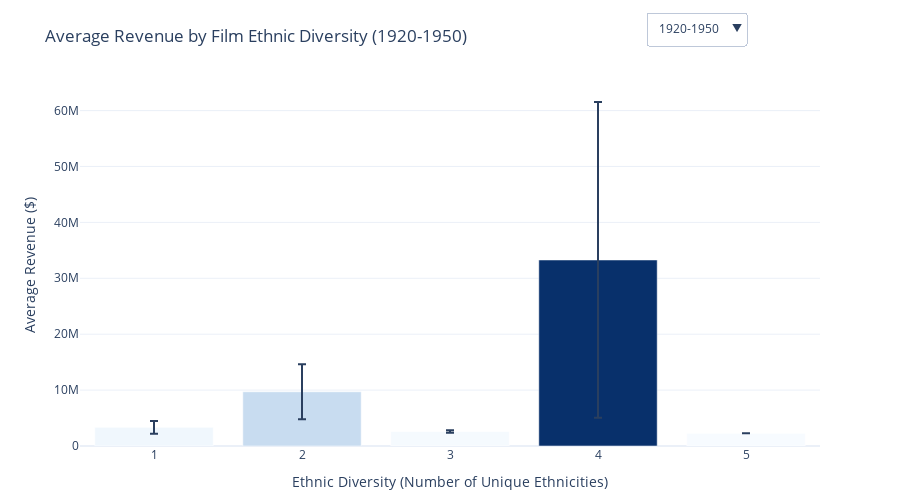

Source (notebook cell):
### Markdown cell above
NOW I TRY TO DO IT IN PLOTY AS REQUIRED WITH THE DIFFERENT TIME PERIODS

### Code cell
import plotly.express as px
import plotly.graph_objects as go
import pandas as pd

# Assuming you have a movies DataFrame with 'wikipedia_movie_id' and 'release_year'
df_actors_revenues = pd.merge(df_actors_revenues, df_movies[['wikipedia_movie_id', 'release_year']], on='wikipedia_movie_id', how='left')

# Explode actor_ethnicity to handle multiple values per movie
df_exploded = df_actors_revenues.explode('actor_ethnicity')

# Count unique actors per ethnicity
ethnicity_count = df_exploded.groupby('actor_ethnicity')['actor_name'].nunique().reset_index()
ethnicity_count.columns = ['actor_ethnicity', 'num_actors']

# Filter ethnicities with more than 50 actors
relevant_ethnicities = ethnicity_count[ethnicity_count['num_actors'] > 50]
df_filtered = df_exploded[df_exploded['actor_ethnicity'].isin(relevant_ethnicities['actor_ethnicity'])]

# Calculate diversity per movie
diversity_per_movie = df_filtered.groupby(['wikipedia_movie_id', 'box_office_revenue', 'release_year'])['actor_ethnicity'].nunique().reset_index()
diversity_per_movie.columns = ['wikipedia_movie_id', 'box_office_revenue', 'release_year', 'diversity']

# Define time periods
def categorize_period(year):
    if year <= 1950:
        return "1920-1950"
    elif year <= 1980:
        return "1950-1980"
    else:
        return "1980-Now"

# Add time period column
diversity_per_movie['time_period'] = diversity_per_movie['release_year'].apply(categorize_period)

# Initialize storage for period-specific data
data_by_period = {}

# Process each time period
for period in ["1920-1950", "1950-1980", "1980-Now"]:
    # Filter movies by time period
    filtered_movies = diversity_per_movie[diversity_per_movie['time_period'] == period]
    
    # Calculate revenue per diversity level
    revenue_per_diversity = filtered_movies.groupby('diversity')['box_office_revenue'].agg(['mean', 'sem']).reset_index()
    
    # Store the data for this period
    data_by_period[period] = revenue_per_diversity

# Create the base figure for the first period ("1920-1950")
initial_period = "1920-1950"
fig = px.bar(
    data_by_period[initial_period],
    x='diversity',
    y='mean',
    error_y='sem',  # Add error bars for standard error
    color='mean',   # Color bars based on mean revenue
    color_continuous_scale='Blues',  # Use a blue color scale
    title=f'Average Revenue by Film Ethnic Diversity ({initial_period})',
    labels={'diversity': 'Ethnic Diversity (Number of Unique Ethnicities)', 'mean': 'Average Revenue ($)'}
)

# Customize layout
fig.update_layout(
    xaxis_title="Ethnic Diversity (Number of Unique Ethnicities)",
    yaxis_title="Average Revenue ($)",
    template="plotly_white",  # Clean background template
    coloraxis_showscale=False,  # Hide the color scale legend
    height=500,  # Adjust height of the chart
    margin=dict(t=50, b=50)  # Add margins for better spacing
)

# Add dropdown menu for time period selection
dropdown_buttons = [
    dict(
        label=period,
        method="update",
        args=[
            {"x": [data_by_period[period]['diversity']],
             "y": [data_by_period[period]['mean']],
             "error_y.array": [data_by_period[period]['sem']]},
            {"title": f"Average Revenue by Film Ethnic Diversity ({period})"}
        ]
    )
    for period in data_by_period.keys()
]

fig.update_layout(
    updatemenus=[
        dict(
            buttons=dropdown_buttons,
            direction="down",
            showactive=True,
            x=0.9,  # Move dropdown to the top-right corner
            xanchor="right",
            y=1.2,  # Above the chart
            yanchor="top"
        )
    ]
)

# Show the chart
fig.show()

# Save the chart as an HTML file
fig.write_html("assets/ploty-img/revenue_ethnic_diversity_periods.html")

### Figure 1 — Plotly figure (JSON) as saved in the notebook; plotly's stock layout.template omitted (floating-point values rounded to 4 significant figures)
{"data": [{"alignmentgroup": "True", "error_y": {"array": [1149000.0, 4904000.0, 226300.0, 28240000.0, null]}, "hovertemplate": "Ethnic Diversity (Number of Unique Ethnicities)=%{x}<br>Average Revenue ($)=%{marker.color}<extra></extra>", "legendgroup": "", "marker": {"color": [3333000.0, 9705000.0, 2611000.0, 33280000.0, 2270000], "coloraxis": "coloraxis", "pattern": {"shape": ""}}, "name": "", "offsetgroup": "", "orientation": "v", "showlegend": false, "textposition": "auto", "type": "bar", "x": [1, 2, 3, 4, 5], "xaxis": "x", "y": [3333000.0, 9705000.0, 2611000.0, 33280000.0, 2270000], "yaxis": "y"}], "layout": {"barmode": "relative", "coloraxis": {"colorbar": {"title": {"text": "Average Revenue ($)"}}, "colorscale": [[0, "rgb(247,251,255)"], [0.125, "rgb(222,235,247)"], [0.25, "rgb(198,219,239)"], [0.375, "rgb(158,202,225)"], [0.5, "rgb(107,174,214)"], [0.625, "rgb(66,146,198)"], [0.75, "rgb(33,113,181)"], [0.875, "rgb(8,81,156)"], [1, "rgb(8,48,107)"]], "showscale": false}, "height": 500, "legend": {"tracegroupgap": 0}, "margin": {"b": 50, "t": 50}, "title": {"text": "Average Revenue by Film Ethnic Diversity (1920-1950)"}, "updatemenus": [{"buttons": [{"args": [{"error_y.array": [[1149000.0, 4904000.0, 226300.0, 28240000.0, null]], "x": [[1, 2, 3, 4, 5]], "y": [[3333000.0, 9705000.0, 2611000.0, 33280000.0, 2270000]]}, {"title": "Average Revenue by Film Ethnic Diversity (1920-1950)"}], "label": "1920-1950", "method": "update"}, {"args": [{"error_y.array": [[1511000.0, 2107000.0, 3177000.0, 8932000.0, 8168000.0, 26490000.0, 9219958, null]], "x": [[1, 2, 3, 4, 5, 6, 7, 8]], "y": [[11090000.0, 16420000.0, 24600000.0, 45400000.0, 47720000.0, 80290000.0, 23780042, 12000000]]}, {"title": "Average Revenue by Film Ethnic Diversity (1950-1980)"}], "label": "1950-1980", "method": "update"}, {"args": [{"error_y.array": [[1448000.0, 2578000.0, 3047000.0, 4600000.0, 4696000.0, 7267000.0, 14730000.0, 32040000.0, 39470000.0, 88040000.0]], "x": [[1, 2, 3, 4, 5, 6, 7, 8, 9, 10]], "y": [[18730000.0, 35880000.0, 49320000.0, 71030000.0, 88530000.0, 106000000.0, 146200000.0, 179700000.0, 167900000.0, 314200000.0]]}, {"title": "Average Revenue by Film Ethnic Diversity (1980-Now)"}], "label": "1980-Now", "method": "update"}], "direction": "down", "showactive": true, "x": 0.9, "xanchor": "right", "y": 1.2, "yanchor": "top"}], "xaxis": {"anchor": "y", "domain": [0, 1], "title": {"text": "Ethnic Diversity (Number of Unique Ethnicities)"}}, "yaxis": {"anchor": "x", "domain": [0, 1], "title": {"text": "Average Revenue ($)"}}}}
